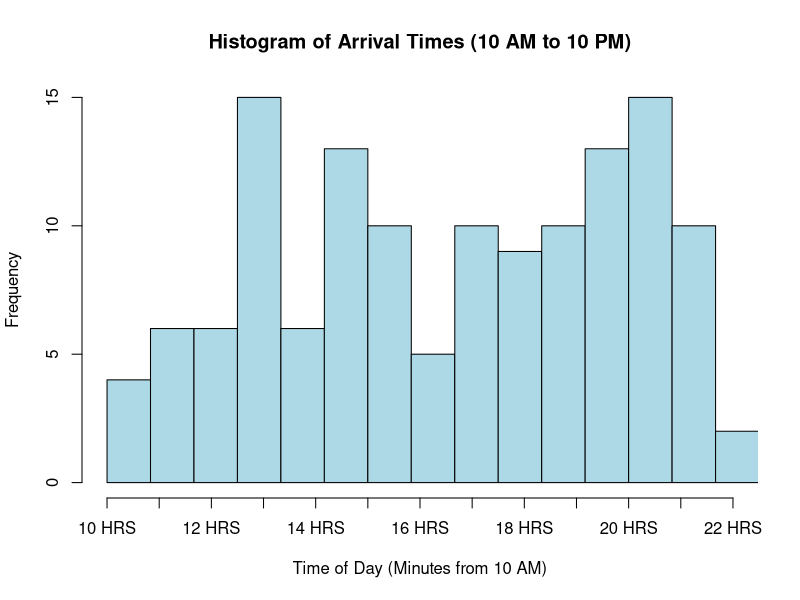
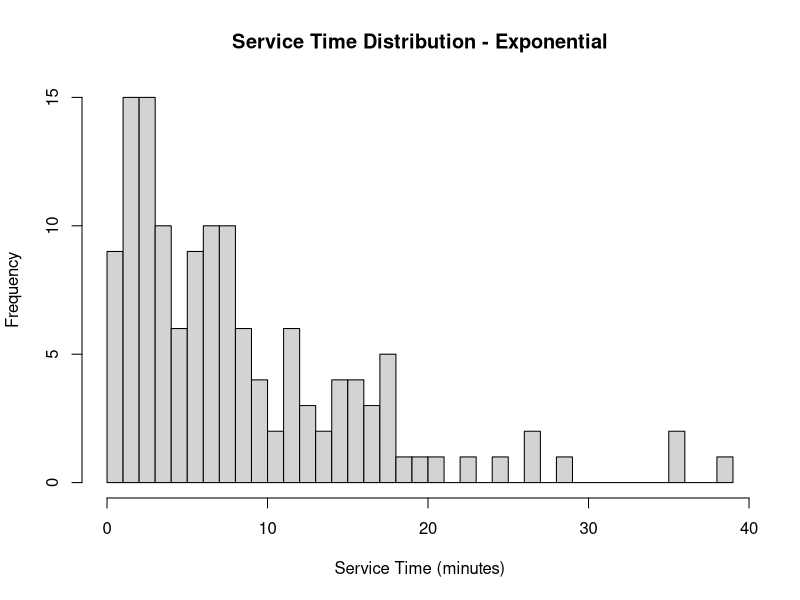
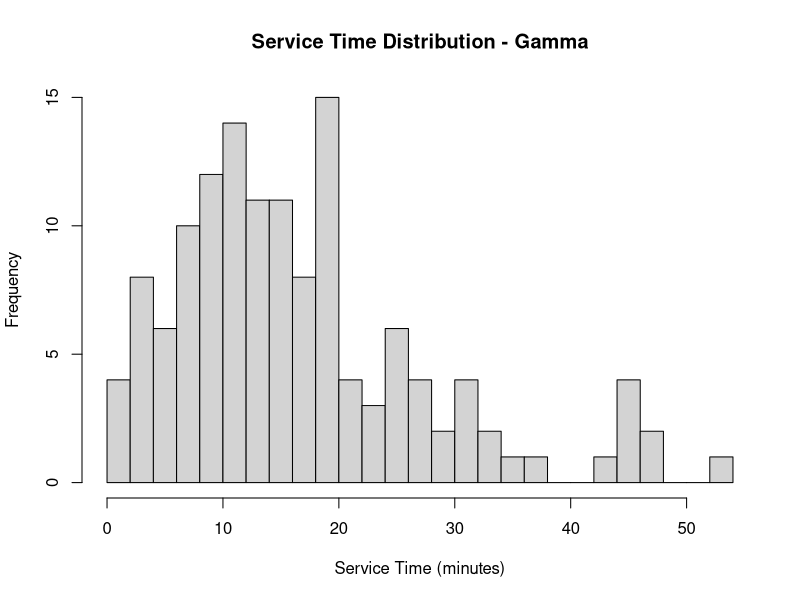
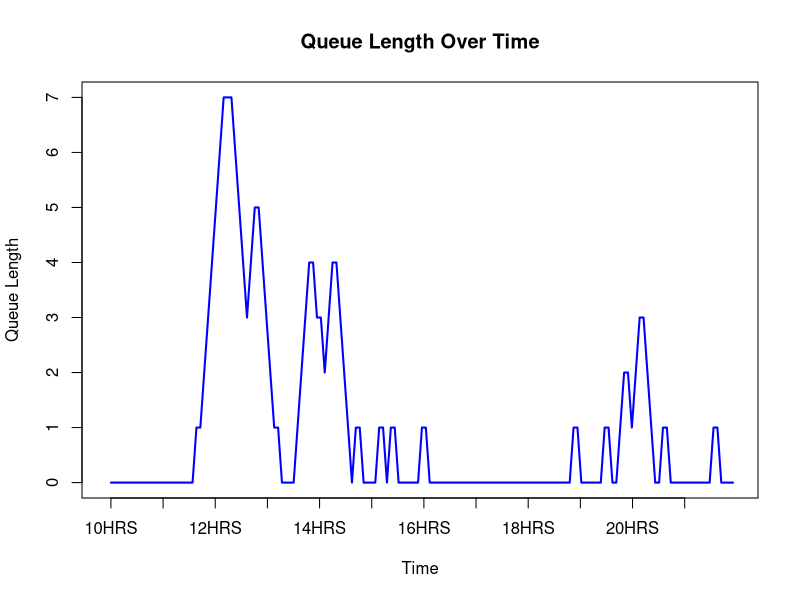

These charts were generated, in order, by the following R code:
## ---- chunk 1

set.seed(223)

time_intervals <- c(0, 120, 300, 420, 720)
arrival_rates <- c(4, 12, 5, 15)
service_rates <- c(6,6,6,6,6,6,6,9,9,9,9,9)
n_tables <- 5

#exponential rv
#inverse_cdf_exp <- function(lambda) {
 # -log(1 - runif(1)) / lambda
#}

simulate_poisson_arrivals <- function(lambda, start_time, end_time) {
  n_arrivals <- rpois(1, (lambda / 60) * (end_time - start_time))
  sort(runif(n_arrivals, start_time, end_time))
}

arrival_times <- c()
for (i in 1:4) {
  arrivals <- simulate_poisson_arrivals(arrival_rates[i], time_intervals[i], time_intervals[i + 1])
  arrival_times <- c(arrival_times, arrivals)
}

arrival_times_in_day <- arrival_times + 600

hist(arrival_times_in_day, 
     main = "Histogram of Arrival Times (10 AM to 10 PM)", 
     xlab = "Time of Day (Minutes from 10 AM)", 
     ylab = "Frequency", 
     col = "lightblue", 
     border = "black", 
     breaks = 20, 
     xlim = c(600, 1320),
     xaxt = "n")

axis(1, at = seq(600, 1320, by = 60), labels = paste(seq(10, 22), "HRS", sep = " "))

service_times_old <- sapply(arrival_times, function(t) {
  hour <- ceiling(t / 60) 
  rexp(1, rate = service_rates[hour]/60)
})


hist(service_times_old, main = "Service Time Distribution - Exponential", xlab = "Service Time (minutes)", breaks = 30)

service_times <- sapply(arrival_times, function(t) {
  hour <- ceiling(t / 60) 
  shape <- 2
  rate <- service_rates[hour] / 60
  rgamma(1, shape = shape, rate = rate)
})

hist(service_times, main = "Service Time Distribution - Gamma", xlab = "Service Time (minutes)", breaks = 30)

current_time <- 0
downtime <- 0
queue <- c()
queue_lengths <- c()
busy_tables <- rep(0, n_tables)
waiting_times <- c()
queue_waiting_times <- c()

for (i in seq_along(arrival_times)) {
  next_arrival <- arrival_times[i+1]
  current_time <- arrival_times[i]
  if(all(busy_tables <= current_time)){
    #print(paste("All tables free"))
  }
  if (all(busy_tables <= current_time) && length(queue) == 0) {
    downtime <- downtime + (next_arrival - current_time)
    #print(paste("Downtime:", downtime))
  }
  busy_tables[busy_tables <= current_time] <- 0
  if (any(busy_tables == 0)) {
    next_table <- which(busy_tables == 0)[1]
    service_time <- service_times[i]
    busy_tables[next_table] <- current_time + service_time
    #print(paste("Seating customer at table", next_table, "at time:", current_time, "for service time:", service_time))
    waiting_times <- c(waiting_times, 0)
  } else {
    queue <- c(queue, current_time)
  }
  queue_lengths <- c(queue_lengths, length(queue))
  while (length(queue) > 0 && any(busy_tables == 0)) {
    next_table <- which(busy_tables == 0)[1]
    wait_time <- current_time - queue[1]
    waiting_times <- c(waiting_times, wait_time)
    queue_waiting_times <- c(queue_waiting_times, wait_time)
    service_time <- service_times[i]
    busy_tables[next_table] <- current_time + service_time
    queue <- queue[-1] 
    queue_lengths <- c(queue_lengths, length(queue))
  }
}

first_downtime <- arrival_times[1]
total_dowtime <- downtime + first_downtime

plot(queue_lengths, type = "l", xlab = "Time", ylab = "Queue Length", 
     main = "Queue Length Over Time", col = "blue", lwd = 2, 
     xaxt = "n", xlim = c(0, length(queue_lengths)))

axis(1, at = seq(1, length(queue_lengths), by = length(queue_lengths) / 12), 
     labels = paste(10 + (seq(1, length(queue_lengths), by = length(queue_lengths) / 12) - 1) / (length(queue_lengths) / 12), "HRS", sep=""))

filtered_waiting_times <- waiting_times[arrival_times_in_day >= 1020 & arrival_times_in_day <= 1320]

avg_wait_time_filtered <- if (length(filtered_waiting_times) > 0) mean(filtered_waiting_times) else 0
avg_wait_time <- if (length(waiting_times) > 0) mean(waiting_times) else 0
avg_wait_time_queue <- if (length(queue_waiting_times) > 0) mean(queue_waiting_times) else 0

cat("Average Waiting Time Across All Customers:", avg_wait_time, "minutes\n")
cat("Average Waiting Time in Queue:", avg_wait_time_queue, "minutes\n")
cat("Average Waiting Time from 5-10PM:", avg_wait_time_filtered, "minutes\n")
cat("Total Downtime:", total_dowtime, "minutes\n")

